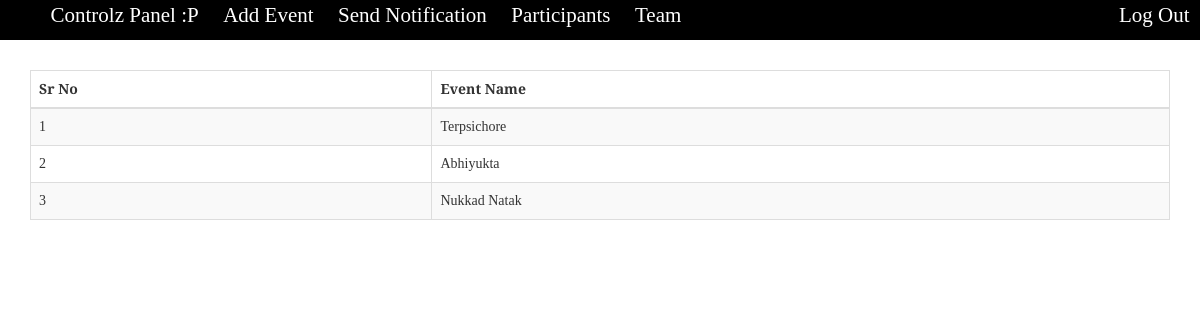
/PORTAL/Controlz/participants.php (signed in), run on the app's committed database.
### tables this page shows
CREATE TABLE IF NOT EXISTS `pearl_events` (
  `event_id` int(15) NOT NULL,
  `event_name` varchar(50) NOT NULL,
  `paid` int(1) NOT NULL,
  `organiser_id` int(11) NOT NULL
);

### src/PORTAL/functions/functions.php (the view, shortened to what this page needs)
<?php
function getIndiEvents(){
	$con=mysqli_connect("localhost","root","","pearl_16");
$query=mysqli_query($con,"SELECT * FROM pearl_events");
$i=1;
while($result=mysqli_fetch_array($query)){
		$event_id=$result['event_id'];
		$event_name=$result['event_name'];
		echo "<tr>
				<td>$i</td>
				<td class='events' id='event_name:$event_id'>$event_name</td>
				</tr>";
				$i++;
	}
}
?>

### src/PORTAL/Controlz/css/style.css (style rules this page uses)
body { font-family: 'Slabo 27px', serif; }

### data on the page
pearl_events: event_name "Terpsichore"
pearl_events: event_name "Abhiyukta"
pearl_events: event_name "Nukkad Natak"
